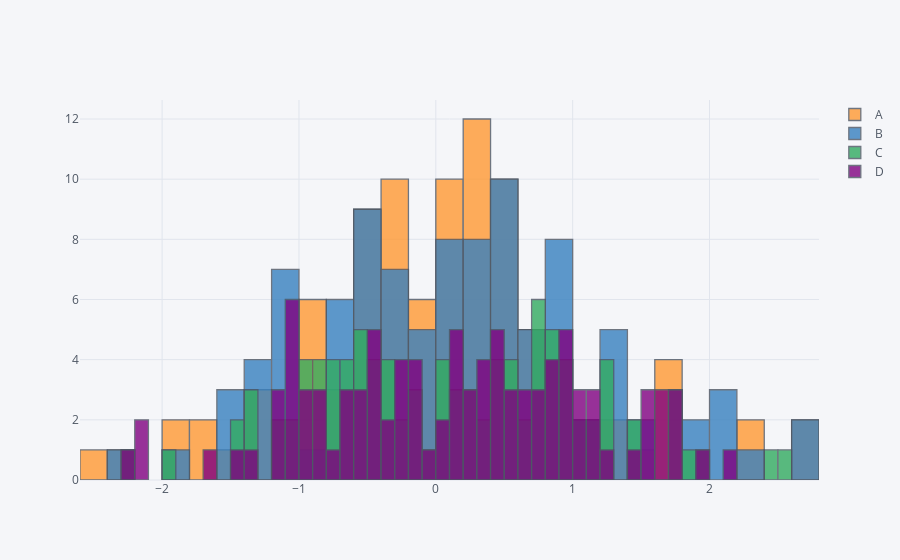

Notebook code for this chart:
### Markdown cell above
### histograms

### Code cell
df.iplot(kind='hist',bins=50)
